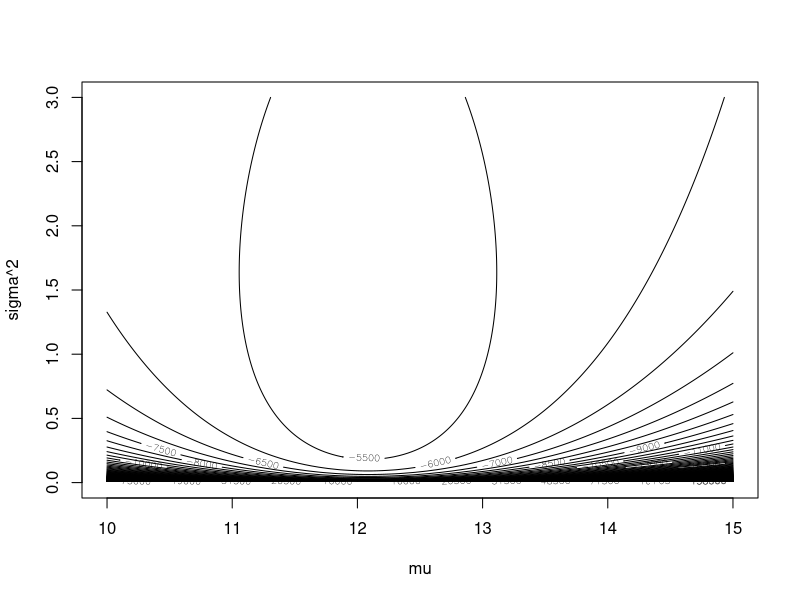

The R script that drew this image:
##########################################
# Name: Ayesha Kumbhare                  #
# ID: 604936823                          #
# Homework 9 .R file                     #
##########################################

X = read.csv("cleaned_data.csv")

# cleaned_data.csv is a file of 400 observations and 45 variables from the
# Family Income and Expenditure in the Phillipines dataset

X.cs = scale(X,scale=T) # centered and scaled 

##########################################
####### K-MEANS ANALYSIS #################

D = dist(X.cs) # distance matrix
class(D) # distance matrix has class dist

max(D) # the largest distance between rows is 28.0622

# find the two observations with the max distance
D1 = as.matrix(D) 
rows.most.distant = matrix(c(0,0), ncol=1)
rows.most.distant
for (i in 1:400){
  for (j in 1:400){
    if (D1[i,j] == max(D)){
      rows.most.distant = matrix(c(i,j), ncol=1)
    }
  }
}
rows.most.distant

# initial means for variables in cluster 1
c1 = as.numeric(as.vector(X.cs[210,]))

# initial means for variables in cluster 2
c2 = as.numeric(as.vector(X.cs[31,]))

# add c3 and c4

X.cs[210, ] # view initial vector for cluster 1
X.cs[31, ] # view initial vector for cluster 2

pastIndicator=400:1   # initial value for z 
indicator=1:400  

### note: we initialize this way to get the algorithm started

## While the two indicator vectors are different, keep going. 
while(sum(pastIndicator!=indicator)!=0) 
{
  pastIndicator=indicator; 
  
  #distance to current cluster centers
  dc1 =colSums((t(X.cs)-c1)^2)
  dc2=colSums((t(X.cs)-c2)^2)
  # add dc3 and dc4
  dMat=matrix(c(dc1,dc2),,2)
  
  #decide which cluster each point belongs to 
  indicator = max.col(-dMat)
  
  # update the cluster centers
  c1=colMeans(X.cs[indicator==1,])
  c2=colMeans(X.cs[indicator==2,])
  # update colmeans for c3 and c4
  
  # Make plot  	
  
}

## See the means of each cluster. 
c1   
c2   

indicator
pastIndicator

Z = pastIndicator 
X = cbind(X, Z) # add Z vector to original data

table(Z) # table indicating the proportion of each type in each cluster

# Mean vectors for each cluster
cluster1 = X[Z==1,]
cluster2 = X[Z==2,]
meanvector_c1 = colMeans(cluster1)
meanvector_c2 = colMeans(cluster2)
meanvector_c1
meanvector_c2

# Median vectors for each cluster
median_c1 = apply(cluster1, 2, median)
median_c2 = apply(cluster2, 2, median)
median_c1
median_c2

# Standard deviation vectors for each cluster
sigmahat_c1 = (346/347)*var(cluster1)
sigmahat_c2 = (52/53)*var(cluster2)
std_dev_c1 = sqrt(diag(sigmahat_c1))
std_dev_c2 = sqrt(diag(sigmahat_c2))
std_dev_c1
std_dev_c2

##########################################
############ PC ANALYSIS #################

## Sample variance-covariance matrix of scaled data is the 
## correlation matrix of the original unscaled and uncentered data 

S=var(X.cs)

eigen(S)
eigenvalues=eigen(S)$values
round(eigenvalues,3)  #for presentation purposes only 
sum(eigenvalues)

## compute what percentage of the sum of eigenvalues is each eigenvalue
round(100*eigenvalues/sum(eigenvalues),3)


cumsum(round(100*eigenvalues/sum(eigenvalues),3))


V=eigen(S)$vectors 
V.r = round(V,3)  # for presentation purposes 
V.r

## check that eigenvectors are orthonormal
## it should be 0 in the off diagonals and 1 in the 
## diagonals when you do cross-product 
#Off-diagonals represent pairwise inner products 
# and diagonals represent norm^2. 

round((t(V))%*%V,3)
# alternatively
round(crossprod(V,V))

## See relation of each data variable to the PC
## I fo with rounded values for presentation purposes only 

#rownames(V.r)=colnames(X)
V.r
round(crossprod(V.r))


##########################
# Obtain the principal components 
###########################
## Note: X.tilde is the PC matrix 
X.tilde=X.cs%*%V  # X.tilde are the PC
round(var(X.tilde),2)

head(X.tilde)

#X.tilde  # too long to print. Only to illustrate the first time


#######Check that the PC are orthogonal

round(t(X.tilde)%*%X.tilde,3)

#### Check the variance-covariance  of the PC 
round(var(X.tilde),3)

sx = scale(X.tilde,scale=T)

# Find the correlation between the components of your PC matrix 
X = X[,1:45] # X without Z vector
correlation = cor(X, X.tilde)

##########################################
####### NEWTON ALGORITHM #################

####### Create contour plot of the function
### to see if possible initial values 
### suggest themselves by looking at the 
## contour plots 

# log likelihool of lognormal
# L(x_1,x_2) = -sum(log(data)) - n*log(sqrt(x2[j])) - n/2*log(2*pi) 
# - 1/(2*x2[j])*sum((log(data) - x1[i])^2)
data=X$Total.Household.Income
n=400
x1=seq(10,15,by=0.01)
length(x1)
x2=seq(0,3,by=0.01)
f=matrix(0,nrow=length(x1),ncol=length(x2))
for(i in 1:length(x1)){ 
  for(j in 1:length(x2)) {
    f[i,j]=-sum(log(data)) - n*log(sqrt(x2[j])) - n/2*log(2*pi) - 1/(2*x2[j])*sum((log(data) - x1[i])^2)
  }}

contour(x1,x2,f,nlevels=300,xlab="mu",ylab="sigma^2")  


#### Now numerical optimization

### start defining gradient and hessian

xt=c(100,0)   # this helps us get started 
eps=0.00000001  # tolerance for xtp1-xt 
xtp1=c(12,1.5)    # vector with initial values for x1(mu) and x2 (sigma^2) 

xHist=matrix(xtp1,2,1) # save history of xt (Stores newton output)
fHist=c()
xHist
# objective function to maximize. The log likelihood of the normal 
# distribution. Notice that xtp1[1]= mean mu and xtp1[2] is the 
# variance. 
f=-sum(log(data)) - n*log(sqrt(xtp1[2])) - n/2*log(2*pi) - 1/(2*xtp1[2])*sum((log(data) - xtp1[1])^2)

# History of the objective function
#fHist=f

while(sum((xtp1-xt)^2)>eps){
  xt=xtp1
  xt
  #compute first and second derivatives
  gradient=as.vector(c((-1/xt[2]*sum(xt[1] - log(data))) , 
                       -n/sqrt((xt[2])) + sum((log(data)-xt[1])^2/ sqrt(xt[2])*xt[2]))) 
  gradient                                
  
  hessian=matrix(c(-n/xt[2],
                   2*sum(xt[1]-log(data))/sqrt(xt[2])*xt[2],
                   2*sum(xt[1]-log(data))/sqrt(xt[2])*xt[2], 
                   n/(xt[2])-((3*sum(log(data)-xt[1])^2)/xt[2]^2)),
                 ncol=2,nrow=2)
  hessian                                
  ###  
  # compute xtp1 solve(hessian)*gradient=hessian^{-1}*gradient)
  ###   
  xtp1=xt-solve(hessian)%*%gradient # 
  xtp1
  ###   
  #save history
  
  xHist=matrix(c(xHist,xtp1),2)
  xHist
  f=-sum(log(data)) - n*log(sqrt(xtp1[2])) - n/2*log(2*pi) - 1/(2*xtp1[2])*sum((log(data) - xtp1[1])^2)
  
  fHist=c(fHist,f)
}

xHist
fHist  
### Compute, after all this, the hessian 
### at the stationary point 
gradient                
hessian

### and find out whether the solution is a minimum, 
### a maximum or a saddle point. 

eigen(hessian) # the sign of the eigenvalues will tell you

### Now  find the standard errors of the estimators

## First the variances 
diag(solve(-hessian)) 

## Then the standard errors 

#sqrt(diag(solve(-hessian)))  

# confidence intervals for parameters

conf_int_sigma2 <- xt[2]+c(-1,1)*0.06568165*qnorm(.975,lower.tail=TRUE)
conf_int_sigma2 #95% conf interval for sigma^2
conf_int_mu <- xt[1]+c(-1,1)*0.06568165*qnorm(.975,lower.tail=TRUE)
conf_int_mu #95% conf interval for mu

